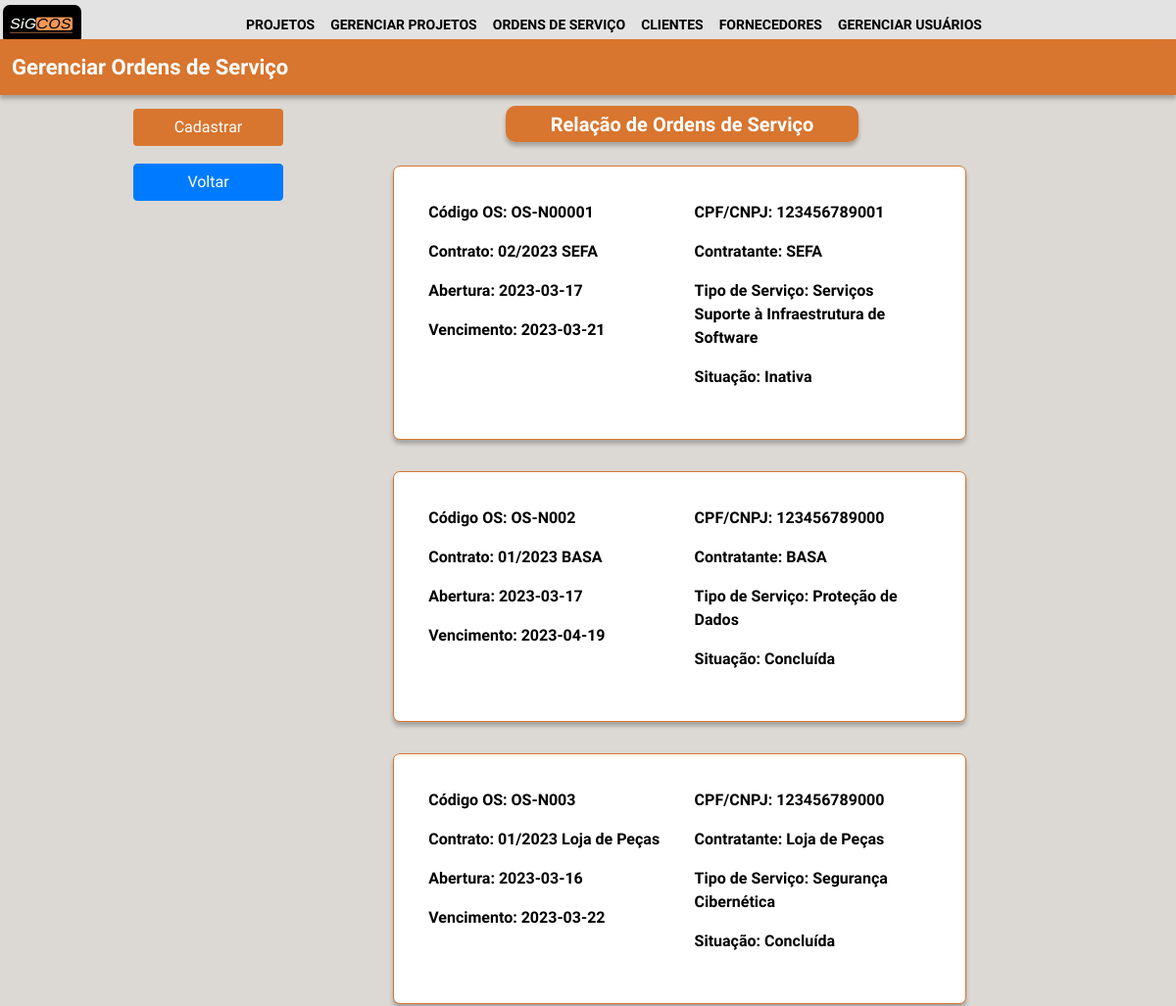
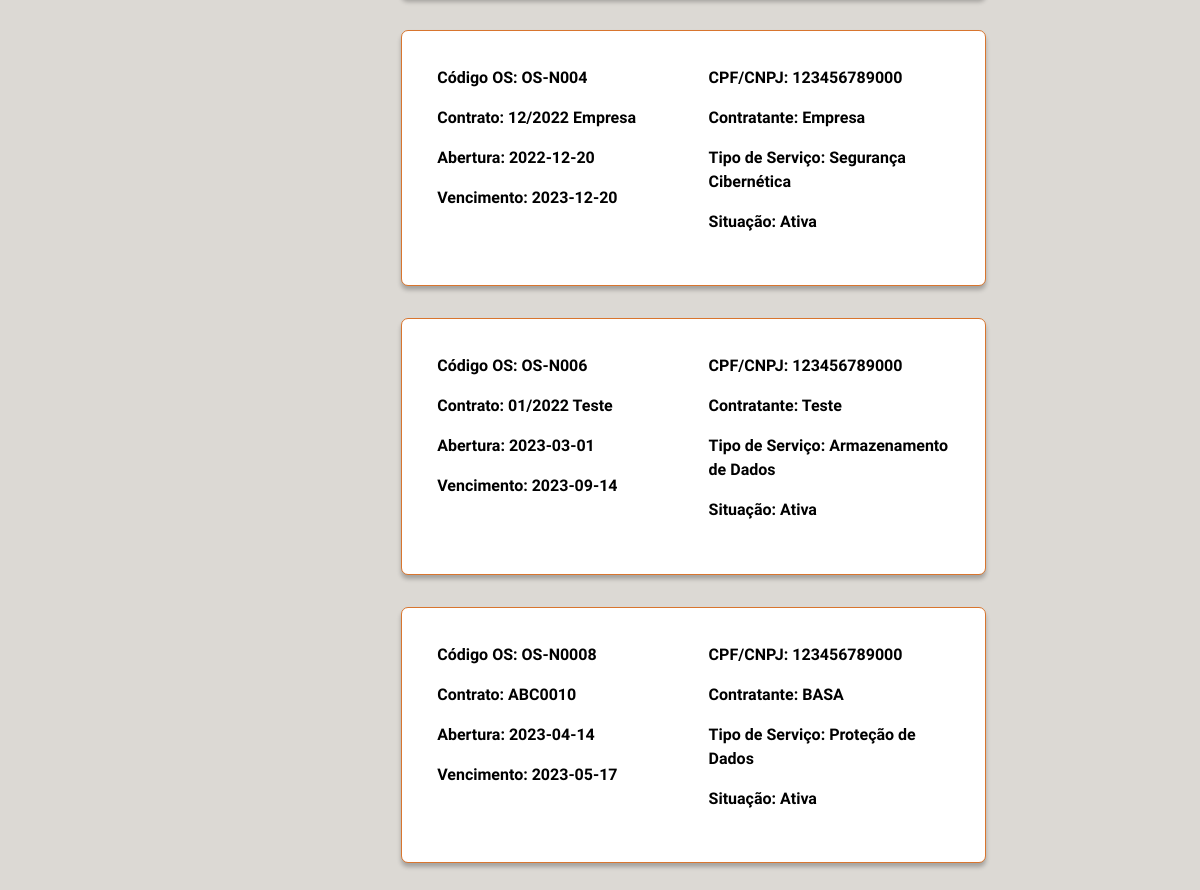
Screenshot of /lista_os/ (signed in) with the database file from the repository (2 pictures, top to bottom).
### login/models.py (models this page shows, shortened)
class ordem_serviço(models.Model):
    codigo_os = models.CharField(max_length=100)
    n_contrato = models.CharField(max_length=100)
    abertura = models.CharField(max_length=100)
    vencimento = models.CharField(max_length=100)
    cnpj_fk = models.CharField(max_length=100)
    contratante = models.CharField(max_length=100)
    pontos_função = models.CharField(max_length=100)
    qtd_horas = models.CharField(max_length=100)
    tipo_serviço = models.CharField(max_length=100)
    situação = models.CharField(max_length=20)
    descrição = models.CharField(max_length=500)
    criado_em = models.DateTimeField(auto_now_add=True)
    atualizado_em = models.DateTimeField(auto_now=True)

### login/views.py (the view)
# urls.py: path('lista_os/', lista_os, name = "lista_os"),
@group_required("gerente_projeto", "diretor")
def lista_os(request):
    lista_os = ordem_serviço.objects.all()
    filtro = request.GET.get('filtro')
    if filtro:
        lista_os = ordem_serviço.objects.filter(Ativa = filtro)
    else:
        return render(request, 'gerente_projetos/lista_os.html', {'lista_os': lista_os})

### login/autentic.py (called while the page is built)
def group_required(*group_names):
    def in_groups(u):
        if u.is_authenticated:
            if bool(u.groups.filter(name__in=group_names)) | u.is_superuser:
                return True
        return False
    return user_passes_test(in_groups, login_url='autentic_necessaria')

### login/templates/gerente_projetos/lista_os.html (shortened to what this page needs)
{% extends 'base.html' %}
{%load static%}
{% block content %}
<link rel="stylesheet" href="https://cdn.jsdelivr.net/npm/bootstrap@4.0.0/dist/css/bootstrap.min.css">
<link rel="stylesheet" href="{% static 'css/lista_os_ofc.css' %}">
<body style="background-color:  #dcd9d4;">
    <div class="retangulo fixed-top" style="margin-top: 3.3%;">
        <div id="ret1">Gerenciar Ordens de Serviço</div>
    </div>
    <div class="relacao" style="margin-top: 9%;">
        <div id="ret2">Relação de Ordens de Serviço</div>
    </div>
    <div class="buttonfixed">
        <nav class="navbar fixed-top" style="margin-top: 10%;">
            <div class="buttons">
                <a href="/cadastro_os/"> <button id="btnAdd" class="btn btn-laranja fixed-left">Cadastrar</button> </a>
                <a href="/inicio/"> <button id="btnEdit" class="btn btn-primary">Voltar</button> </a>
            </div>
        </nav>
    </div>
    <div class="container-fluid">
        {% for os in lista_os %}
        <div class="group-buttons" style="margin-top: 2%;">
            <a href="/os/{{os.id}}">
                <button class="button_acess" type="submit">
                    <div class="row">
                        <div class="col">
                            <p>Código OS: {{os.codigo_os}}</p>
                            <p>Contrato: {{os.n_contrato}}</p>
                            <p>Abertura: {{os.abertura}}</p>
                            <p">Vencimento: {{os.vencimento}}</p>
                        </div>
                        <div class="col">
                            <p>CPF/CNPJ: {{os.cnpj_fk}}</p>
                            <p>Contratante: {{os.contratante}}</p>
                            <p>Tipo de Serviço: {{os.tipo_serviço}}</p>
                            <p>Situação: {{os.situação}}</p>
                        </div>
                    </div>
                </button>
            </a>
        </div>
    {% endfor %}
</body>
{% endblock%}

### login/static/css/navbar.css (style rules this page uses)
body { background-color: #aaa9a9; font-family: 'Inder', sans-serif; }

### login/static/css/lista_os_ofc.css (style rules this page uses)
* { margin: 0; box-sizing: border-box; font-family: 'Inder', sans-serif; }
body { background-color: #dcd9d4; }
.retangulo { display: grid; grid-template-columns: 1fr 1fr 1fr 1fr; grid-template-areas: "ret1 ret1 ret1 ret1"; width: 100vw; color: white; box-shadow: 0px 4px 4px rgba(0, 0, 0, 0.25); }
#ret1 { font-size: 22px; font-weight: bold; text-align: left; background-color: #D8752E; grid-area: ret1; padding: 1%; }
.relacao { display: grid; margin-top: 6.5rem; margin-left: 43%; border-radius: 10px; grid-template-columns: 1fr 1fr 1fr 1fr; grid-template-areas: "ret1 ret1 ret1 ret1"; width: 30vw; box-shadow: 0px 4px 4px rgba(0, 0, 0, 0.25); }
#ret2 { font-size: 20px; position: relative;; border-radius: 10px; font-weight: bold; text-align: center; background-color: #D8752E; color: #ffffff; grid-area: ret1; padding: 1%; }
.button_acess { position: relative; display: grid; border-radius: 7px; margin-left: 33%; margin-bottom: 2rem; width: 50%; text-align: left; font-weight: bold; font-size: 16px; padding: 3%; background-color: #ffffff ; border: 1px solid #D8752E; color: #000000; box-shadow: 0px 4px 4px rgba(0, 0, 0, 0.25); }
.buttons { position: absolute; margin-left: 10%; margin-top: 5%; text-align: left; width: 15%; }
.btn-laranja { color: white; background-color: #D8752E; width: 85%; }
.btn-primary { margin-top: 10%; width: 85%; }

### rows the page displays
ordem_serviço: codigo_os "OS-N00001", n_contrato "02/2023 SEFA", abertura "2023-03-17", vencimento "2023-03-21", cnpj_fk "123456789001", contratante "SEFA", tipo_serviço "Serviços Suporte à Infraestrutura de Software", situação "Inativa"
ordem_serviço: codigo_os "OS-N002", n_contrato "01/2023 BASA", abertura "2023-03-17", vencimento "2023-04-19", cnpj_fk "123456789000", contratante "BASA", tipo_serviço "Proteção de Dados", situação "Concluída"
ordem_serviço: codigo_os "OS-N003", n_contrato "01/2023 Loja de Peças", abertura "2023-03-16", vencimento "2023-03-22", cnpj_fk "123456789000", contratante "Loja de Peças", tipo_serviço "Segurança Cibernética", situação "Concluída"
ordem_serviço: codigo_os "OS-N004", n_contrato "12/2022 Empresa", abertura "2022-12-20", vencimento "2023-12-20", cnpj_fk "123456789000", contratante "Empresa", tipo_serviço "Segurança Cibernética", situação "Ativa"
ordem_serviço: codigo_os "OS-N006", n_contrato "01/2022 Teste", abertura "2023-03-01", vencimento "2023-09-14", cnpj_fk "123456789000", contratante "Teste", tipo_serviço "Armazenamento de Dados", situação "Ativa"
ordem_serviço: codigo_os "OS-N0008", n_contrato "ABC0010", abertura "2023-04-14", vencimento "2023-05-17", cnpj_fk "123456789000", contratante "BASA", tipo_serviço "Proteção de Dados", situação "Ativa"
